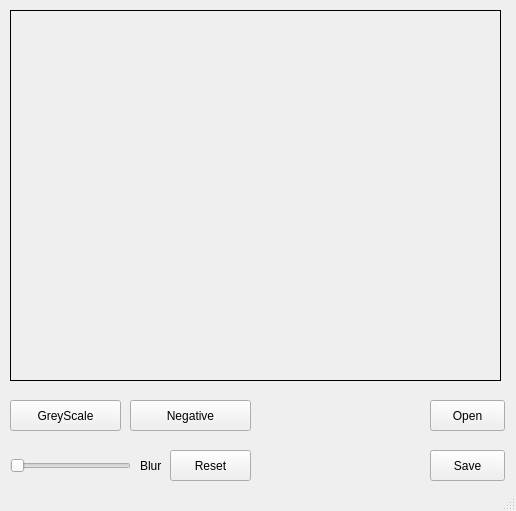
<?xml version="1.0" encoding="UTF-8"?>
<ui version="4.0">
 <class>MainWindow</class>
 <widget class="QMainWindow" name="MainWindow">
  <property name="geometry">
   <rect>
    <x>0</x>
    <y>0</y>
    <width>516</width>
    <height>511</height>
   </rect>
  </property>
  <property name="windowTitle">
   <string>Program Manipulasi Citra Digital</string>
  </property>
  <widget class="QWidget" name="centralwidget">
   <widget class="QSlider" name="BlurSlider">
    <property name="geometry">
     <rect>
      <x>10</x>
      <y>450</y>
      <width>121</width>
      <height>31</height>
     </rect>
    </property>
    <property name="minimum">
     <number>0</number>
    </property>
    <property name="maximum">
     <number>255</number>
    </property>
    <property name="orientation">
     <enum>Qt::Horizontal</enum>
    </property>
    <property name="tickPosition">
     <enum>QSlider::NoTicks</enum>
    </property>
   </widget>
   <widget class="QPushButton" name="SaveButton">
    <property name="geometry">
     <rect>
      <x>430</x>
      <y>450</y>
      <width>75</width>
      <height>31</height>
     </rect>
    </property>
    <property name="text">
     <string>Save</string>
    </property>
   </widget>
   <widget class="QPushButton" name="OpenButton">
    <property name="geometry">
     <rect>
      <x>430</x>
      <y>400</y>
      <width>75</width>
      <height>31</height>
     </rect>
    </property>
    <property name="text">
     <string>Open</string>
    </property>
   </widget>
   <widget class="QLabel" name="label">
    <property name="geometry">
     <rect>
      <x>10</x>
      <y>10</y>
      <width>491</width>
      <height>371</height>
     </rect>
    </property>
    <property name="autoFillBackground">
     <bool>false</bool>
    </property>
    <property name="frameShape">
     <enum>QFrame::Box</enum>
    </property>
    <property name="text">
     <string/>
    </property>
    <property name="pixmap">
     <pixmap>lena.jpg</pixmap>
    </property>
    <property name="scaledContents">
     <bool>true</bool>
    </property>
    <property name="alignment">
     <set>Qt::AlignCenter</set>
    </property>
    <property name="wordWrap">
     <bool>false</bool>
    </property>
   </widget>
   <widget class="QLabel" name="label_6">
    <property name="geometry">
     <rect>
      <x>140</x>
      <y>450</y>
      <width>21</width>
      <height>31</height>
     </rect>
    </property>
    <property name="text">
     <string>Blur</string>
    </property>
   </widget>
   <widget class="QPushButton" name="ResetButton">
    <property name="geometry">
     <rect>
      <x>170</x>
      <y>450</y>
      <width>81</width>
      <height>31</height>
     </rect>
    </property>
    <property name="text">
     <string>Reset</string>
    </property>
   </widget>
   <widget class="QPushButton" name="NegativeButton">
    <property name="geometry">
     <rect>
      <x>130</x>
      <y>400</y>
      <width>121</width>
      <height>31</height>
     </rect>
    </property>
    <property name="text">
     <string>Negative</string>
    </property>
   </widget>
   <widget class="QPushButton" name="GreyScaleButton">
    <property name="geometry">
     <rect>
      <x>10</x>
      <y>400</y>
      <width>111</width>
      <height>31</height>
     </rect>
    </property>
    <property name="text">
     <string>GreyScale</string>
    </property>
   </widget>
  </widget>
  <widget class="QStatusBar" name="statusbar"/>
 </widget>
 <resources/>
 <connections>
  <connection>
   <sender>BlurSlider</sender>
   <signal>valueChanged(int)</signal>
   <receiver>label</receiver>
   <slot>setNum(int)</slot>
   <hints>
    <hint type="sourcelabel">
     <x>84</x>
     <y>456</y>
    </hint>
    <hint type="destinationlabel">
     <x>224</x>
     <y>380</y>
    </hint>
   </hints>
  </connection>
  <connection>
   <sender>OpenButton</sender>
   <signal>clicked()</signal>
   <receiver>label</receiver>
   <slot>clear()</slot>
   <hints>
    <hint type="sourcelabel">
     <x>442</x>
     <y>407</y>
    </hint>
    <hint type="destinationlabel">
     <x>464</x>
     <y>374</y>
    </hint>
   </hints>
  </connection>
  <connection>
   <sender>SaveButton</sender>
   <signal>clicked()</signal>
   <receiver>label</receiver>
   <slot>clear()</slot>
   <hints>
    <hint type="sourcelabel">
     <x>450</x>
     <y>464</y>
    </hint>
    <hint type="destinationlabel">
     <x>415</x>
     <y>380</y>
    </hint>
   </hints>
  </connection>
  <connection>
   <sender>GreyScaleButton</sender>
   <signal>clicked()</signal>
   <receiver>label</receiver>
   <slot>clear()</slot>
   <hints>
    <hint type="sourcelabel">
     <x>94</x>
     <y>421</y>
    </hint>
    <hint type="destinationlabel">
     <x>66</x>
     <y>344</y>
    </hint>
   </hints>
  </connection>
  <connection>
   <sender>NegativeButton</sender>
   <signal>clicked()</signal>
   <receiver>label</receiver>
   <slot>clear()</slot>
   <hints>
    <hint type="sourcelabel">
     <x>189</x>
     <y>417</y>
    </hint>
    <hint type="destinationlabel">
     <x>186</x>
     <y>344</y>
    </hint>
   </hints>
  </connection>
  <connection>
   <sender>ResetButton</sender>
   <signal>clicked()</signal>
   <receiver>label</receiver>
   <slot>clear()</slot>
   <hints>
    <hint type="sourcelabel">
     <x>216</x>
     <y>468</y>
    </hint>
    <hint type="destinationlabel">
     <x>285</x>
     <y>369</y>
    </hint>
   </hints>
  </connection>
 </connections>
</ui>
